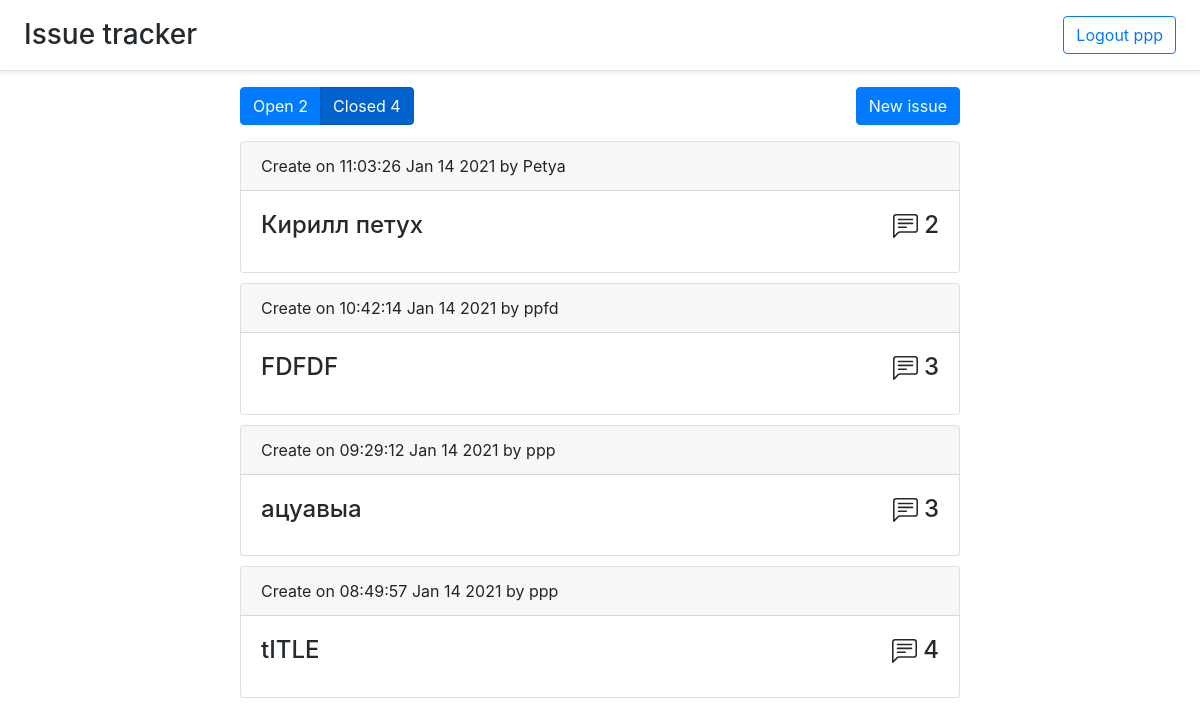
Screenshot of /closed (signed in) with the database file from the repository.
### auth.py (models this page shows)
class User(UserMixin, db.Model):
    id = db.Column(db.Integer, primary_key=True)
    email = db.Column(db.String(100), unique=True)
    password = db.Column(db.String(100))
    name = db.Column(db.String(100))
    issues = db.relationship('Issue', backref='user', lazy='dynamic')
    comments = db.relationship('Comment', backref='user', lazy='dynamic')

### issue.py (models this page shows, shortened)
class Issue(db.Model):
    id = db.Column(db.Integer, primary_key=True)
    title = db.Column(db.String(50), nullable=False)
    user_id = db.Column(db.Integer, db.ForeignKey('user.id'))
    comments = db.relationship('Comment', backref='issue', lazy='dynamic')
    labels = db.relationship('Label', backref='issue', lazy='dynamic')
    is_open = db.Column(db.BOOLEAN, default=True)
    timestamp = db.Column(db.DateTime, default=datetime.utcnow)

### comment.py (models this page shows)
class Comment(db.Model):
    id = db.Column(db.Integer, primary_key=True)
    text = db.Column(db.Text, nullable=False)
    timestamp = db.Column(db.DateTime, default=datetime.utcnow)
    user_id = db.Column(db.Integer, db.ForeignKey('user.id'))
    issue_id = db.Column(db.Integer, db.ForeignKey('issue.id'))
    def pretty_date(self):
        return self.timestamp.strftime("%H:%M:%S %b %d %Y")

### issue.py (the view)
@issues.route('/closed')
def closed_issues():
    return create_index(Issue.query.filter_by(is_open=False), False)

### app.py (called while the page is built)
@login_manager.user_loader
def load_user(user_id):
    return User.query.get(int(user_id))

### issue.py (called while the page is built)
def create_index(query, show_open):
    query = query.order_by(Issue.timestamp.desc())
    open_issues = Issue.query.filter_by(is_open=True).count()
    closed_issues = Issue.query.filter_by(is_open=False).count()
    return render_template('index.html', issues=query.all(), open_issues=open_issues, closed_issues=closed_issues,
                           show_open=show_open)

### templates/index.html (shortened to what this page needs)
{% extends 'base.html' %}
{% block content %}
    <div class="issues-upper-panel">
        <div class="btn-group btn-group-toggle" data-toggle="buttons">
            <a class="btn btn-primary {% if show_open %} active {% endif %}" href="/">Open {{ open_issues }}</a>
            <a class="btn btn-primary {% if not show_open %} active {% endif %}" href="/closed">Closed {{ closed_issues }}</a>
        </div>
        <button type="button" id="new-issue" class="btn btn-primary" data-toggle="modal" data-target="#myModal">
          New issue
        </button>
    </div>
    {% for issue in issues %}
        <div class="card">
          <div class="card-header">
            Create on {{ issue.comments.first().pretty_date() }} by {{ issue.user.name }}
          </div>
          <div class="card-body">
            <h4>
            <a class="link-gray-dark" href="issue/{{ issue.id }}">
              <div class="card-title">{{ issue.title }}
                  <div class="comments-cnt">
                      {{ issue.comments.count() }}
                  </div>
              </div>
            </a>
            </h4>
          </div>
        </div>
    {% endfor %}
{% endblock %}

### templates/base.html (shortened to what this page needs)
<!doctype html>
<html lang="en">
<head>
    <link rel= "stylesheet" type= "text/css" href= "{{ url_for('static',filename='base.css') }}">
    <link rel="stylesheet" href="https://stackpath.bootstrapcdn.com/bootstrap/4.5.2/css/bootstrap.min.css">
</head>
<body>
<header class="d-flex flex-column flex-md-row align-items-center p-3 px-md-4 mb-3 bg-white border-bottom shadow-sm">
        <a class="link-gray-dark h3 my-0 me-md-auto fw-normal" href="/">
              Issue tracker
        </a>
  <nav class="my-2 my-md-0 me-md-3">
    {% if current_user.is_authenticated %}
        <a class="btn btn-outline-primary" href="/logout">Logout {{ current_user.name }}</a>
    {% else %}
        <a class="btn btn-outline-primary" href="/login">Login</a>
        <a class="btn btn-outline-primary" href="/signup">Sign up</a>
    {% endif %}
  </nav>
</header>
<div id="content" class="content">{% block content %}{% endblock %}</div>
</body>
</html>

### static/base.css (style rules this page uses)
html, body { height: 100%; }
.content { margin-left: 20%; margin-right: 20%; }
.link-gray-dark { color: #24292e; text-decoration: none!important; }
#new-issue { float: right!important; }
.my-0 { margin-right: auto!important; }
.issues-upper-panel { margin-top: 1em; margin-bottom: 1em; }
.card { margin-top: 10px; }
.comments-cnt { float: right; }

### rows the page displays
User: name "ppp"
Issue: comments.first "11:03:26 Jan 14 2021", user.name "Petya", title "Кирилл петух", comments.count "2"
Issue: comments.first "10:42:14 Jan 14 2021", user.name "ppfd", title "FDFDF", comments.count "3"
Issue: comments.first "09:29:12 Jan 14 2021", user.name "ppp", title "ацуавыа", comments.count "3"
Issue: comments.first "08:49:57 Jan 14 2021", user.name "ppp", title "tITLE", comments.count "4"

### other values shown
{{ open_issues }} "2"
{{ closed_issues }} "4"
